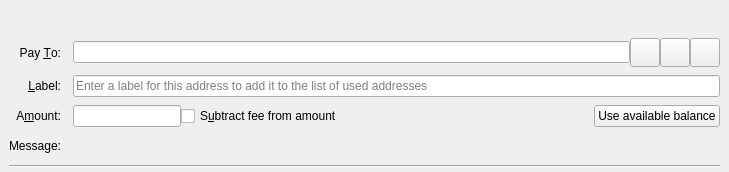
<?xml version="1.0" encoding="UTF-8"?>
<ui version="4.0">
 <class>SendCoinsEntry</class>
 <widget class="QStackedWidget" name="SendCoinsEntry">
  <property name="geometry">
   <rect>
    <x>0</x>
    <y>0</y>
    <width>729</width>
    <height>172</height>
   </rect>
  </property>
  <property name="focusPolicy">
   <enum>Qt::TabFocus</enum>
  </property>
  <property name="autoFillBackground">
   <bool>false</bool>
  </property>
  <widget class="QFrame" name="SendCoins">
   <property name="frameShape">
    <enum>QFrame::NoFrame</enum>
   </property>
   <layout class="QGridLayout" name="gridLayout">
    <property name="topMargin">
     <number>8</number>
    </property>
    <property name="bottomMargin">
     <number>4</number>
    </property>
    <property name="horizontalSpacing">
     <number>12</number>
    </property>
    <property name="verticalSpacing">
     <number>8</number>
    </property>
    <item row="0" column="1">
     <widget class="QLabel" name="errorMessage">
      <property name="styleSheet">
       <string notr="true">color:red;</string>
      </property>
      <property name="text">
       <string/>
      </property>
     </widget>
    </item>
    <item row="1" column="0">
     <widget class="QLabel" name="payToLabel">
      <property name="text">
       <string>Pay &amp;To:</string>
      </property>
      <property name="alignment">
       <set>Qt::AlignRight|Qt::AlignTrailing|Qt::AlignVCenter</set>
      </property>
      <property name="buddy">
       <cstring>payTo</cstring>
      </property>
     </widget>
    </item>
    <item row="1" column="1">
     <layout class="QHBoxLayout" name="payToLayout">
      <property name="spacing">
       <number>0</number>
      </property>
      <item>
       <widget class="QValidatedLineEdit" name="payTo">
        <property name="toolTip">
         <string>The Bitcoin address to send the payment to</string>
        </property>
       </widget>
      </item>
      <item>
       <widget class="QToolButton" name="addressBookButton">
        <property name="toolTip">
         <string>Choose previously used address</string>
        </property>
        <property name="text">
         <string/>
        </property>
        <property name="icon">
         <iconset resource="../bitcoin.qrc">
          <normaloff>:/icons/address-book</normaloff>:/icons/address-book</iconset>
        </property>
        <property name="iconSize">
         <size>
          <width>22</width>
          <height>22</height>
         </size>
        </property>
        <property name="shortcut">
         <string>Alt+A</string>
        </property>
       </widget>
      </item>
      <item>
       <widget class="QToolButton" name="pasteButton">
        <property name="toolTip">
         <string>Paste address from clipboard</string>
        </property>
        <property name="text">
         <string/>
        </property>
        <property name="icon">
         <iconset resource="../bitcoin.qrc">
          <normaloff>:/icons/editpaste</normaloff>:/icons/editpaste</iconset>
        </property>
        <property name="iconSize">
         <size>
          <width>22</width>
          <height>22</height>
         </size>
        </property>
        <property name="shortcut">
         <string>Alt+P</string>
        </property>
       </widget>
      </item>
      <item>
       <widget class="QToolButton" name="deleteButton">
        <property name="toolTip">
         <string>Remove this entry</string>
        </property>
        <property name="text">
         <string/>
        </property>
        <property name="icon">
         <iconset resource="../bitcoin.qrc">
          <normaloff>:/icons/remove</normaloff>:/icons/remove</iconset>
        </property>
        <property name="iconSize">
         <size>
          <width>22</width>
          <height>22</height>
         </size>
        </property>
       </widget>
      </item>
     </layout>
    </item>
    <item row="2" column="0">
     <widget class="QLabel" name="labellLabel">
      <property name="text">
       <string>&amp;Label:</string>
      </property>
      <property name="alignment">
       <set>Qt::AlignRight|Qt::AlignTrailing|Qt::AlignVCenter</set>
      </property>
      <property name="buddy">
       <cstring>addAsLabel</cstring>
      </property>
     </widget>
    </item>
    <item row="2" column="1">
     <widget class="QLineEdit" name="addAsLabel">
      <property name="toolTip">
       <string>Enter a label for this address to add it to the list of used addresses</string>
      </property>
      <property name="placeholderText">
       <string>Enter a label for this address to add it to the list of used addresses</string>
      </property>
     </widget>
    </item>
    <item row="3" column="0">
     <widget class="QLabel" name="amountLabel">
      <property name="text">
       <string>A&amp;mount:</string>
      </property>
      <property name="alignment">
       <set>Qt::AlignRight|Qt::AlignTrailing|Qt::AlignVCenter</set>
      </property>
      <property name="buddy">
       <cstring>payAmount</cstring>
      </property>
     </widget>
    </item>
    <item row="3" column="1">
     <layout class="QHBoxLayout" name="horizontalLayoutAmount" stretch="0,1,0">
      <item>
       <widget class="BitcoinAmountField" name="payAmount">
         <property name="toolTip">
          <string>The amount to send in the selected unit</string>
         </property>
       </widget>
      </item>
      <item>
       <widget class="QCheckBox" name="checkboxSubtractFeeFromAmount">
        <property name="toolTip">
         <string>The fee will be deducted from the amount being sent. The recipient will receive less bitcoin than you enter in the amount field. If multiple recipients are selected, the fee is split equally.</string>
        </property>
        <property name="text">
         <string>S&amp;ubtract fee from amount</string>
        </property>
       </widget>
      </item>
      <item>
       <widget class="QPushButton" name="useAvailableBalanceButton">
        <property name="text">
         <string>Use available balance</string>
        </property>
       </widget>
      </item>
     </layout>
    </item>
    <item row="4" column="0">
     <widget class="QLabel" name="messageLabel">
      <property name="text">
       <string>Message:</string>
      </property>
      <property name="alignment">
       <set>Qt::AlignRight|Qt::AlignTrailing|Qt::AlignVCenter</set>
      </property>
     </widget>
    </item>
    <item row="4" column="1">
     <widget class="QLabel" name="messageTextLabel">
      <property name="toolTip">
       <string>A message that was attached to the bitcoin: URI which will be stored with the transaction for your reference. Note: This message will not be sent over the Bitcoin network.</string>
      </property>
      <property name="textFormat">
       <enum>Qt::PlainText</enum>
      </property>
     </widget>
    </item>
    <item row="5" column="0" colspan="2">
     <widget class="Line" name="line">
      <property name="orientation">
       <enum>Qt::Horizontal</enum>
      </property>
     </widget>
    </item>
   </layout>
  </widget>
  <widget class="QFrame" name="SendCoins_UnauthenticatedPaymentRequest">
   <property name="palette">
    <palette>
     <active>
      <colorrole role="WindowText">
       <brush brushstyle="SolidPattern">
        <color alpha="255">
         <red>0</red>
         <green>0</green>
         <blue>0</blue>
        </color>
       </brush>
      </colorrole>
      <colorrole role="Button">
       <brush brushstyle="SolidPattern">
        <color alpha="255">
         <red>255</red>
         <green>255</green>
         <blue>127</blue>
        </color>
       </brush>
      </colorrole>
      <colorrole role="Light">
       <brush brushstyle="SolidPattern">
        <color alpha="255">
         <red>255</red>
         <green>255</green>
         <blue>255</blue>
        </color>
       </brush>
      </colorrole>
      <colorrole role="Midlight">
       <brush brushstyle="SolidPattern">
        <color alpha="255">
         <red>255</red>
         <green>255</green>
         <blue>191</blue>
        </color>
       </brush>
      </colorrole>
      <colorrole role="Dark">
       <brush brushstyle="SolidPattern">
        <color alpha="255">
         <red>127</red>
         <green>127</green>
         <blue>63</blue>
        </color>
       </brush>
      </colorrole>
      <colorrole role="Mid">
       <brush brushstyle="SolidPattern">
        <color alpha="255">
         <red>170</red>
         <green>170</green>
         <blue>84</blue>
        </color>
       </brush>
      </colorrole>
      <colorrole role="Text">
       <brush brushstyle="SolidPattern">
        <color alpha="255">
         <red>0</red>
         <green>0</green>
         <blue>0</blue>
        </color>
       </brush>
      </colorrole>
      <colorrole role="BrightText">
       <brush brushstyle="SolidPattern">
        <color alpha="255">
         <red>255</red>
         <green>255</green>
         <blue>255</blue>
        </color>
       </brush>
      </colorrole>
      <colorrole role="ButtonText">
       <brush brushstyle="SolidPattern">
        <color alpha="255">
         <red>0</red>
         <green>0</green>
         <blue>0</blue>
        </color>
       </brush>
      </colorrole>
      <colorrole role="Base">
       <brush brushstyle="SolidPattern">
        <color alpha="255">
         <red>255</red>
         <green>255</green>
         <blue>255</blue>
        </color>
       </brush>
      </colorrole>
      <colorrole role="Window">
       <brush brushstyle="SolidPattern">
        <color alpha="255">
         <red>255</red>
         <green>255</green>
         <blue>127</blue>
        </color>
       </brush>
      </colorrole>
      <colorrole role="Shadow">
       <brush brushstyle="SolidPattern">
        <color alpha="255">
         <red>0</red>
         <green>0</green>
         <blue>0</blue>
        </color>
       </brush>
      </colorrole>
      <colorrole role="AlternateBase">
       <brush brushstyle="SolidPattern">
        <color alpha="255">
         <red>255</red>
         <green>255</green>
         <blue>191</blue>
        </color>
       </brush>
      </colorrole>
      <colorrole role="ToolTipBase">
       <brush brushstyle="SolidPattern">
        <color alpha="255">
         <red>255</red>
         <green>255</green>
         <blue>220</blue>
        </color>
       </brush>
      </colorrole>
      <colorrole role="ToolTipText">
       <brush brushstyle="SolidPattern">
        <color alpha="255">
         <red>0</red>
         <green>0</green>
         <blue>0</blue>
        </color>
       </brush>
      </colorrole>
     </active>
     <inactive>
      <colorrole role="WindowText">
       <brush brushstyle="SolidPattern">
        <color alpha="255">
         <red>0</red>
         <green>0</green>
         <blue>0</blue>
        </color>
       </brush>
      </colorrole>
      <colorrole role="Button">
       <brush brushstyle="SolidPattern">
        <color alpha="255">
         <red>255</red>
         <green>255</green>
         <blue>127</blue>
        </color>
       </brush>
      </colorrole>
      <colorrole role="Light">
       <brush brushstyle="SolidPattern">
        <color alpha="255">
         <red>255</red>
         <green>255</green>
         <blue>255</blue>
        </color>
       </brush>
      </colorrole>
      <colorrole role="Midlight">
       <brush brushstyle="SolidPattern">
        <color alpha="255">
         <red>255</red>
         <green>255</green>
         <blue>191</blue>
        </color>
       </brush>
      </colorrole>
      <colorrole role="Dark">
       <brush brushstyle="SolidPattern">
        <color alpha="255">
         <red>127</red>
         <green>127</green>
         <blue>63</blue>
        </color>
       </brush>
      </colorrole>
      <colorrole role="Mid">
       <brush brushstyle="SolidPattern">
        <color alpha="255">
         <red>170</red>
         <green>170</green>
         <blue>84</blue>
        </color>
       </brush>
      </colorrole>
      <colorrole role="Text">
       <brush brushstyle="SolidPattern">
        <color alpha="255">
         <red>0</red>
         <green>0</green>
         <blue>0</blue>
        </color>
       </brush>
      </colorrole>
      <colorrole role="BrightText">
       <brush brushstyle="SolidPattern">
        <color alpha="255">
         <red>255</red>
         <green>255</green>
         <blue>255</blue>
        </color>
       </brush>
      </colorrole>
      <colorrole role="ButtonText">
       <brush brushstyle="SolidPattern">
        <color alpha="255">
         <red>0</red>
         <green>0</green>
         <blue>0</blue>
        </color>
       </brush>
      </colorrole>
      <colorrole role="Base">
       <brush brushstyle="SolidPattern">
        <color alpha="255">
         <red>255</red>
         <green>255</green>
         <blue>255</blue>
        </color>
       </brush>
      </colorrole>
      <colorrole role="Window">
       <brush brushstyle="SolidPattern">
        <color alpha="255">
         <red>255</red>
         <green>255</green>
         <blue>127</blue>
        </color>
       </brush>
      </colorrole>
      <colorrole role="Shadow">
       <brush brushstyle="SolidPattern">
        <color alpha="255">
         <red>0</red>
         <green>0</green>
         <blue>0</blue>
        </color>
       </brush>
      </colorrole>
      <colorrole role="AlternateBase">
       <brush brushstyle="SolidPattern">
        <color alpha="255">
         <red>255</red>
         <green>255</green>
         <blue>191</blue>
        </color>
       </brush>
      </colorrole>
      <colorrole role="ToolTipBase">
       <brush brushstyle="SolidPattern">
        <color alpha="255">
         <red>255</red>
         <green>255</green>
         <blue>220</blue>
        </color>
       </brush>
      </colorrole>
      <colorrole role="ToolTipText">
       <brush brushstyle="SolidPattern">
        <color alpha="255">
         <red>0</red>
         <green>0</green>
         <blue>0</blue>
        </color>
       </brush>
      </colorrole>
     </inactive>
     <disabled>
      <colorrole role="WindowText">
       <brush brushstyle="SolidPattern">
        <color alpha="255">
         <red>127</red>
         <green>127</green>
         <blue>63</blue>
        </color>
       </brush>
      </colorrole>
      <colorrole role="Button">
       <brush brushstyle="SolidPattern">
        <color alpha="255">
         <red>255</red>
         <green>255</green>
         <blue>127</blue>
        </color>
       </brush>
      </colorrole>
      <colorrole role="Light">
       <brush brushstyle="SolidPattern">
        <color alpha="255">
         <red>255</red>
         <green>255</green>
         <blue>255</blue>
        </color>
       </brush>
      </colorrole>
      <colorrole role="Midlight">
       <brush brushstyle="SolidPattern">
        <color alpha="255">
         <red>255</red>
         <green>255</green>
         <blue>191</blue>
        </color>
       </brush>
      </colorrole>
      <colorrole role="Dark">
       <brush brushstyle="SolidPattern">
        <color alpha="255">
         <red>127</red>
         <green>127</green>
         <blue>63</blue>
        </color>
       </brush>
      </colorrole>
      <colorrole role="Mid">
       <brush brushstyle="SolidPattern">
        <color alpha="255">
         <red>170</red>
         <green>170</green>
         <blue>84</blue>
        </color>
       </brush>
      </colorrole>
      <colorrole role="Text">
       <brush brushstyle="SolidPattern">
        <color alpha="255">
         <red>127</red>
         <green>127</green>
         <blue>63</blue>
        </color>
       </brush>
      </colorrole>
      <colorrole role="BrightText">
       <brush brushstyle="SolidPattern">
        <color alpha="255">
         <red>255</red>
         <green>255</green>
         <blue>255</blue>
        </color>
       </brush>
      </colorrole>
      <colorrole role="ButtonText">
       <brush brushstyle="SolidPattern">
        <color alpha="255">
         <red>127</red>
         <green>127</green>
         <blue>63</blue>
        </color>
       </brush>
      </colorrole>
      <colorrole role="Base">
       <brush brushstyle="SolidPattern">
        <color alpha="255">
         <red>255</red>
         <green>255</green>
         <blue>127</blue>
        </color>
       </brush>
      </colorrole>
      <colorrole role="Window">
       <brush brushstyle="SolidPattern">
        <color alpha="255">
         <red>255</red>
         <green>255</green>
         <blue>127</blue>
        </color>
       </brush>
      </colorrole>
      <colorrole role="Shadow">
       <brush brushstyle="SolidPattern">
        <color alpha="255">
         <red>0</red>
         <green>0</green>
         <blue>0</blue>
        </color>
       </brush>
      </colorrole>
      <colorrole role="AlternateBase">
       <brush brushstyle="SolidPattern">
        <color alpha="255">
         <red>255</red>
         <green>255</green>
         <blue>127</blue>
        </color>
       </brush>
      </colorrole>
      <colorrole role="ToolTipBase">
       <brush brushstyle="SolidPattern">
        <color alpha="255">
         <red>255</red>
         <green>255</green>
         <blue>220</blue>
        </color>
       </brush>
      </colorrole>
      <colorrole role="ToolTipText">
       <brush brushstyle="SolidPattern">
        <color alpha="255">
         <red>0</red>
         <green>0</green>
         <blue>0</blue>
        </color>
       </brush>
      </colorrole>
     </disabled>
    </palette>
   </property>
   <property name="toolTip">
    <string>This is an unauthenticated payment request.</string>
   </property>
   <property name="autoFillBackground">
    <bool>true</bool>
   </property>
   <property name="frameShape">
    <enum>QFrame::NoFrame</enum>
   </property>
   <layout class="QGridLayout" name="gridLayout_is">
    <property name="spacing">
     <number>12</number>
    </property>
    <item row="0" column="0">
     <widget class="QLabel" name="payToLabel_is">
      <property name="text">
       <string>Pay To:</string>
      </property>
      <property name="alignment">
       <set>Qt::AlignRight|Qt::AlignTrailing|Qt::AlignVCenter</set>
      </property>
     </widget>
    </item>
    <item row="0" column="1">
     <layout class="QHBoxLayout" name="payToLayout_is">
      <property name="spacing">
       <number>0</number>
      </property>
      <item>
       <widget class="QLabel" name="payTo_is"/>
      </item>
      <item>
       <widget class="QToolButton" name="deleteButton_is">
        <property name="toolTip">
         <string>Remove this entry</string>
        </property>
        <property name="text">
         <string/>
        </property>
        <property name="icon">
         <iconset resource="../bitcoin.qrc">
          <normaloff>:/icons/remove</normaloff>:/icons/remove</iconset>
        </property>
       </widget>
      </item>
     </layout>
    </item>
    <item row="1" column="0">
     <widget class="QLabel" name="memoLabel_is">
      <property name="text">
       <string>Memo:</string>
      </property>
      <property name="alignment">
       <set>Qt::AlignRight|Qt::AlignTrailing|Qt::AlignVCenter</set>
      </property>
     </widget>
    </item>
    <item row="1" column="1">
     <widget class="QLabel" name="memoTextLabel_is">
      <property name="textFormat">
       <enum>Qt::PlainText</enum>
      </property>
     </widget>
    </item>
    <item row="2" column="0">
     <widget class="QLabel" name="amountLabel_is">
      <property name="text">
       <string>A&amp;mount:</string>
      </property>
      <property name="alignment">
       <set>Qt::AlignRight|Qt::AlignTrailing|Qt::AlignVCenter</set>
      </property>
      <property name="buddy">
       <cstring>payAmount_is</cstring>
      </property>
     </widget>
    </item>
    <item row="2" column="1">
     <widget class="BitcoinAmountField" name="payAmount_is">
      <property name="acceptDrops">
       <bool>false</bool>
      </property>
     </widget>
    </item>
   </layout>
  </widget>
  <widget class="QFrame" name="SendCoins_AuthenticatedPaymentRequest">
   <property name="palette">
    <palette>
     <active>
      <colorrole role="WindowText">
       <brush brushstyle="SolidPattern">
        <color alpha="255">
         <red>0</red>
         <green>0</green>
         <blue>0</blue>
        </color>
       </brush>
      </colorrole>
      <colorrole role="Button">
       <brush brushstyle="SolidPattern">
        <color alpha="255">
         <red>140</red>
         <green>232</green>
         <blue>119</blue>
        </color>
       </brush>
      </colorrole>
      <colorrole role="Light">
       <brush brushstyle="SolidPattern">
        <color alpha="255">
         <red>230</red>
         <green>255</green>
         <blue>224</blue>
        </color>
       </brush>
      </colorrole>
      <colorrole role="Midlight">
       <brush brushstyle="SolidPattern">
        <color alpha="255">
         <red>185</red>
         <green>243</green>
         <blue>171</blue>
        </color>
       </brush>
      </colorrole>
      <colorrole role="Dark">
       <brush brushstyle="SolidPattern">
        <color alpha="255">
         <red>70</red>
         <green>116</green>
         <blue>59</blue>
        </color>
       </brush>
      </colorrole>
      <colorrole role="Mid">
       <brush brushstyle="SolidPattern">
        <color alpha="255">
         <red>93</red>
         <green>155</green>
         <blue>79</blue>
        </color>
       </brush>
      </colorrole>
      <colorrole role="Text">
       <brush brushstyle="SolidPattern">
        <color alpha="255">
         <red>0</red>
         <green>0</green>
         <blue>0</blue>
        </color>
       </brush>
      </colorrole>
      <colorrole role="BrightText">
       <brush brushstyle="SolidPattern">
        <color alpha="255">
         <red>155</red>
         <green>255</green>
         <blue>147</blue>
        </color>
       </brush>
      </colorrole>
      <colorrole role="ButtonText">
       <brush brushstyle="SolidPattern">
        <color alpha="255">
         <red>0</red>
         <green>0</green>
         <blue>0</blue>
        </color>
       </brush>
      </colorrole>
      <colorrole role="Base">
       <brush brushstyle="SolidPattern">
        <color alpha="255">
         <red>119</red>
         <green>255</green>
         <blue>233</blue>
        </color>
       </brush>
      </colorrole>
      <colorrole role="Window">
       <brush brushstyle="SolidPattern">
        <color alpha="255">
         <red>140</red>
         <green>232</green>
         <blue>119</blue>
        </color>
       </brush>
      </colorrole>
      <colorrole role="Shadow">
       <brush brushstyle="SolidPattern">
        <color alpha="255">
         <red>0</red>
         <green>0</green>
         <blue>0</blue>
        </color>
       </brush>
      </colorrole>
      <colorrole role="AlternateBase">
       <brush brushstyle="SolidPattern">
        <color alpha="255">
         <red>197</red>
         <green>243</green>
         <blue>187</blue>
        </color>
       </brush>
      </colorrole>
      <colorrole role="NoRole">
       <brush brushstyle="SolidPattern">
        <color alpha="255">
         <red>125</red>
         <green>194</green>
         <blue>122</blue>
        </color>
       </brush>
      </colorrole>
      <colorrole role="ToolTipBase">
       <brush brushstyle="SolidPattern">
        <color alpha="255">
         <red>255</red>
         <green>255</green>
         <blue>220</blue>
        </color>
       </brush>
      </colorrole>
      <colorrole role="ToolTipText">
       <brush brushstyle="SolidPattern">
        <color alpha="255">
         <red>0</red>
         <green>0</green>
         <blue>0</blue>
        </color>
       </brush>
      </colorrole>
     </active>
     <inactive>
      <colorrole role="WindowText">
       <brush brushstyle="SolidPattern">
        <color alpha="255">
         <red>0</red>
         <green>0</green>
         <blue>0</blue>
        </color>
       </brush>
      </colorrole>
      <colorrole role="Button">
       <brush brushstyle="SolidPattern">
        <color alpha="255">
         <red>140</red>
         <green>232</green>
         <blue>119</blue>
        </color>
       </brush>
      </colorrole>
      <colorrole role="Light">
       <brush brushstyle="SolidPattern">
        <color alpha="255">
         <red>230</red>
         <green>255</green>
         <blue>224</blue>
        </color>
       </brush>
      </colorrole>
      <colorrole role="Midlight">
       <brush brushstyle="SolidPattern">
        <color alpha="255">
         <red>185</red>
         <green>243</green>
         <blue>171</blue>
        </color>
       </brush>
      </colorrole>
      <colorrole role="Dark">
       <brush brushstyle="SolidPattern">
        <color alpha="255">
         <red>70</red>
         <green>116</green>
         <blue>59</blue>
        </color>
       </brush>
      </colorrole>
      <colorrole role="Mid">
       <brush brushstyle="SolidPattern">
        <color alpha="255">
         <red>93</red>
         <green>155</green>
         <blue>79</blue>
        </color>
       </brush>
      </colorrole>
      <colorrole role="Text">
       <brush brushstyle="SolidPattern">
        <color alpha="255">
         <red>0</red>
         <green>0</green>
         <blue>0</blue>
        </color>
       </brush>
      </colorrole>
      <colorrole role="BrightText">
       <brush brushstyle="SolidPattern">
        <color alpha="255">
         <red>155</red>
         <green>255</green>
         <blue>147</blue>
        </color>
       </brush>
      </colorrole>
      <colorrole role="ButtonText">
       <brush brushstyle="SolidPattern">
        <color alpha="255">
         <red>0</red>
         <green>0</green>
         <blue>0</blue>
        </color>
       </brush>
      </colorrole>
      <colorrole role="Base">
       <brush brushstyle="SolidPattern">
        <color alpha="255">
         <red>119</red>
         <green>255</green>
         <blue>233</blue>
        </color>
       </brush>
      </colorrole>
      <colorrole role="Window">
       <brush brushstyle="SolidPattern">
        <color alpha="255">
         <red>140</red>
         <green>232</green>
         <blue>119</blue>
        </color>
       </brush>
      </colorrole>
      <colorrole role="Shadow">
       <brush brushstyle="SolidPattern">
        <color alpha="255">
         <red>0</red>
         <green>0</green>
         <blue>0</blue>
        </color>
       </brush>
      </colorrole>
      <colorrole role="AlternateBase">
       <brush brushstyle="SolidPattern">
        <color alpha="255">
         <red>197</red>
         <green>243</green>
         <blue>187</blue>
        </color>
       </brush>
      </colorrole>
      <colorrole role="NoRole">
       <brush brushstyle="SolidPattern">
        <color alpha="255">
         <red>125</red>
         <green>194</green>
         <blue>122</blue>
        </color>
       </brush>
      </colorrole>
      <colorrole role="ToolTipBase">
       <brush brushstyle="SolidPattern">
        <color alpha="255">
         <red>255</red>
         <green>255</green>
         <blue>220</blue>
        </color>
       </brush>
      </colorrole>
      <colorrole role="ToolTipText">
       <brush brushstyle="SolidPattern">
        <color alpha="255">
         <red>0</red>
         <green>0</green>
         <blue>0</blue>
        </color>
       </brush>
      </colorrole>
     </inactive>
     <disabled>
      <colorrole role="WindowText">
       <brush brushstyle="SolidPattern">
        <color alpha="255">
         <red>70</red>
         <green>116</green>
         <blue>59</blue>
        </color>
       </brush>
      </colorrole>
      <colorrole role="Button">
       <brush brushstyle="SolidPattern">
        <color alpha="255">
         <red>140</red>
         <green>232</green>
         <blue>119</blue>
        </color>
       </brush>
      </colorrole>
      <colorrole role="Light">
       <brush brushstyle="SolidPattern">
        <color alpha="255">
         <red>230</red>
         <green>255</green>
         <blue>224</blue>
        </color>
       </brush>
      </colorrole>
      <colorrole role="Midlight">
       <brush brushstyle="SolidPattern">
        <color alpha="255">
         <red>185</red>
         <green>243</green>
         <blue>171</blue>
        </color>
       </brush>
      </colorrole>
      <colorrole role="Dark">
       <brush brushstyle="SolidPattern">
        <color alpha="255">
         <red>70</red>
         <green>116</green>
         <blue>59</blue>
        </color>
       </brush>
      </colorrole>
      <colorrole role="Mid">
       <brush brushstyle="SolidPattern">
        <color alpha="255">
         <red>93</red>
         <green>155</green>
         <blue>79</blue>
        </color>
       </brush>
      </colorrole>
      <colorrole role="Text">
       <brush brushstyle="SolidPattern">
        <color alpha="255">
         <red>70</red>
         <green>116</green>
         <blue>59</blue>
        </color>
       </brush>
      </colorrole>
      <colorrole role="BrightText">
       <brush brushstyle="SolidPattern">
        <color alpha="255">
         <red>155</red>
         <green>255</green>
         <blue>147</blue>
        </color>
       </brush>
      </colorrole>
      <colorrole role="ButtonText">
       <brush brushstyle="SolidPattern">
        <color alpha="255">
         <red>70</red>
         <green>116</green>
         <blue>59</blue>
        </color>
       </brush>
      </colorrole>
      <colorrole role="Base">
       <brush brushstyle="SolidPattern">
        <color alpha="255">
         <red>140</red>
         <green>232</green>
         <blue>119</blue>
        </color>
       </brush>
      </colorrole>
      <colorrole role="Window">
       <brush brushstyle="SolidPattern">
        <color alpha="255">
         <red>140</red>
         <green>232</green>
         <blue>119</blue>
        </color>
       </brush>
      </colorrole>
      <colorrole role="Shadow">
       <brush brushstyle="SolidPattern">
        <color alpha="255">
         <red>0</red>
         <green>0</green>
         <blue>0</blue>
        </color>
       </brush>
      </colorrole>
      <colorrole role="AlternateBase">
       <brush brushstyle="SolidPattern">
        <color alpha="255">
         <red>140</red>
         <green>232</green>
         <blue>119</blue>
        </color>
       </brush>
      </colorrole>
      <colorrole role="NoRole">
       <brush brushstyle="SolidPattern">
        <color alpha="255">
         <red>125</red>
         <green>194</green>
         <blue>122</blue>
        </color>
       </brush>
      </colorrole>
      <colorrole role="ToolTipBase">
       <brush brushstyle="SolidPattern">
        <color alpha="255">
         <red>255</red>
         <green>255</green>
         <blue>220</blue>
        </color>
       </brush>
      </colorrole>
      <colorrole role="ToolTipText">
       <brush brushstyle="SolidPattern">
        <color alpha="255">
         <red>0</red>
         <green>0</green>
         <blue>0</blue>
        </color>
       </brush>
      </colorrole>
     </disabled>
    </palette>
   </property>
   <property name="toolTip">
    <string>This is an authenticated payment request.</string>
   </property>
   <property name="autoFillBackground">
    <bool>true</bool>
   </property>
   <property name="frameShape">
    <enum>QFrame::NoFrame</enum>
   </property>
   <layout class="QGridLayout" name="gridLayout_s">
    <property name="spacing">
     <number>12</number>
    </property>
    <item row="0" column="0">
     <widget class="QLabel" name="payToLabel_s">
      <property name="text">
       <string>Pay To:</string>
      </property>
      <property name="alignment">
       <set>Qt::AlignRight|Qt::AlignTrailing|Qt::AlignVCenter</set>
      </property>
     </widget>
    </item>
    <item row="0" column="1">
     <layout class="QHBoxLayout" name="payToLayout_s">
      <property name="spacing">
       <number>0</number>
      </property>
      <item>
       <widget class="QLabel" name="payTo_s">
        <property name="textFormat">
         <enum>Qt::PlainText</enum>
        </property>
       </widget>
      </item>
      <item>
       <widget class="QToolButton" name="deleteButton_s">
        <property name="toolTip">
         <string>Remove this entry</string>
        </property>
        <property name="text">
         <string/>
        </property>
        <property name="icon">
         <iconset resource="../bitcoin.qrc">
          <normaloff>:/icons/remove</normaloff>:/icons/remove</iconset>
        </property>
       </widget>
      </item>
     </layout>
    </item>
    <item row="1" column="0">
     <widget class="QLabel" name="memoLabel_s">
      <property name="text">
       <string>Memo:</string>
      </property>
      <property name="alignment">
       <set>Qt::AlignRight|Qt::AlignTrailing|Qt::AlignVCenter</set>
      </property>
     </widget>
    </item>
    <item row="1" column="1">
     <widget class="QLabel" name="memoTextLabel_s">
      <property name="textFormat">
       <enum>Qt::PlainText</enum>
      </property>
     </widget>
    </item>
    <item row="2" column="0">
     <widget class="QLabel" name="amountLabel_s">
      <property name="text">
       <string>A&amp;mount:</string>
      </property>
      <property name="alignment">
       <set>Qt::AlignRight|Qt::AlignTrailing|Qt::AlignVCenter</set>
      </property>
      <property name="buddy">
       <cstring>payAmount_s</cstring>
      </property>
     </widget>
    </item>
    <item row="2" column="1">
     <widget class="BitcoinAmountField" name="payAmount_s">
      <property name="acceptDrops">
       <bool>false</bool>
      </property>
     </widget>
    </item>
   </layout>
  </widget>
 </widget>
 <customwidgets>
  <customwidget>
   <class>QValidatedLineEdit</class>
   <extends>QLineEdit</extends>
   <header>qt/qvalidatedlineedit.h</header>
  </customwidget>
  <customwidget>
   <class>BitcoinAmountField</class>
   <extends>QLineEdit</extends>
   <header>qt/bitcoinamountfield.h</header>
  </customwidget>
 </customwidgets>
 <tabstops>
  <tabstop>payTo</tabstop>
  <tabstop>addressBookButton</tabstop>
  <tabstop>pasteButton</tabstop>
  <tabstop>deleteButton</tabstop>
  <tabstop>addAsLabel</tabstop>
  <tabstop>payAmount</tabstop>
  <tabstop>payAmount_is</tabstop>
  <tabstop>deleteButton_is</tabstop>
  <tabstop>payAmount_s</tabstop>
  <tabstop>deleteButton_s</tabstop>
 </tabstops>
 <resources>
  <include location="../bitcoin.qrc"/>
 </resources>
 <connections/>
</ui>
